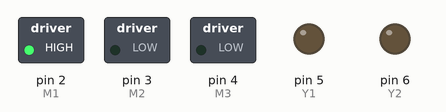
A sketch run on a simulated Arduino Uno, built with avr-gcc and run on an emulated ATmega328P. On the bench: switched loads named in the sketch (green lamp = pin HIGH), output pins drawn as LEDs (lit = HIGH).

Above: at 2.0 s.
At 5.0 s:
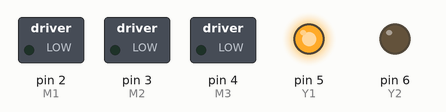
At 7.5 s:
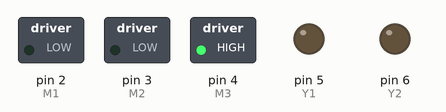
At 10.0 s:
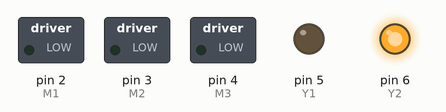
At 12.0 s:
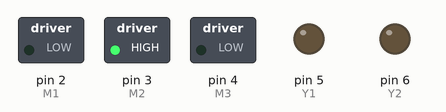
Timing chart, 0 to 16.9 s (numbered marks = the images above):
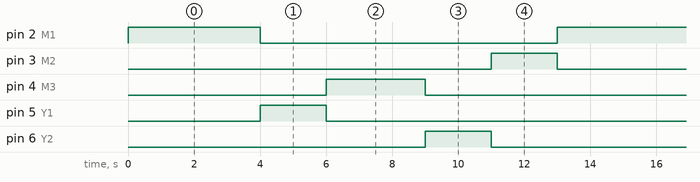

The sketch:

MezclaDeChocolate.ino
```cpp
/*Proceso de mezclado
 * www.127voltz.com
 */

 #define M1 2
 #define M2 3
 #define M3 4
 #define Y1 5
 #define Y2 6

void setup() {
  pinMode(M1,OUTPUT);
  pinMode(M2,OUTPUT);
  pinMode(M3,OUTPUT);
  pinMode(Y1,OUTPUT);
  pinMode(Y2,OUTPUT);
}

void loop() {
  digitalWrite(M1,HIGH);   // inicia programa y se activa Motor M1
  delay(4000);             // 4 seg despues
  digitalWrite(M1,LOW);    // M1 se detiene
  digitalWrite(Y1,HIGH);   // y se activa válvula Y1

  delay(2000);             // 2 seg despues
  digitalWrite(Y1,LOW);    // se cierra válvula Y1
  digitalWrite(M3,HIGH);   // y se activa motor M3

  delay(3000);             // 3 seg despues
  digitalWrite(M3,LOW);    // se detiene M3
  digitalWrite(Y2,HIGH);   // se activa valvula Y2

  delay(2000);             // 2 seg despues
  digitalWrite(Y2,LOW);    // se cierra Y2
  digitalWrite(M2,HIGH);   // se activa motor M2

  delay(2000);             // 2 seg despues
  digitalWrite(M2,LOW);    // se detiene motor M2 y se repite el programa
}  // loop
```

Measured:
- by itself, pin 2 (M1): alternates HIGH for 4.0 s and LOW for 9.0 s
- by itself, pin 3 (M2), pin 5 (Y1), pin 6 (Y2): alternates HIGH for 2.0 s and LOW for 11.0 s
- by itself, pin 4 (M3): alternates HIGH for 3.0 s and LOW for 10.0 s
